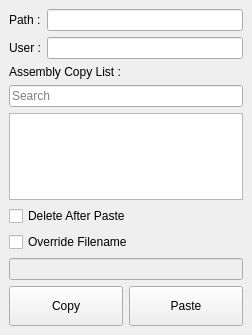
<?xml version="1.0" encoding="UTF-8"?>
<ui version="4.0">
 <class>copyAssemblyUI</class>
 <widget class="QMainWindow" name="copyAssemblyUI">
  <property name="geometry">
   <rect>
    <x>0</x>
    <y>0</y>
    <width>252</width>
    <height>335</height>
   </rect>
  </property>
  <property name="windowTitle">
   <string>Assembly Copy</string>
  </property>
  <widget class="QWidget" name="centralwidget">
   <layout class="QVBoxLayout" name="verticalLayout_2">
    <item>
     <layout class="QVBoxLayout" name="verticalLayout">
      <item>
       <layout class="QHBoxLayout" name="horizontalLayout">
        <item>
         <widget class="QLabel" name="label">
          <property name="font">
           <font>
            <pointsize>9</pointsize>
           </font>
          </property>
          <property name="text">
           <string>Path :</string>
          </property>
         </widget>
        </item>
        <item>
         <widget class="QLineEdit" name="pathLineEdit">
          <property name="font">
           <font>
            <pointsize>9</pointsize>
           </font>
          </property>
         </widget>
        </item>
       </layout>
      </item>
      <item>
       <layout class="QHBoxLayout" name="horizontalLayout_2">
        <item>
         <widget class="QLabel" name="label_2">
          <property name="font">
           <font>
            <pointsize>9</pointsize>
           </font>
          </property>
          <property name="text">
           <string>User :</string>
          </property>
         </widget>
        </item>
        <item>
         <widget class="QLineEdit" name="userLineEdit">
          <property name="font">
           <font>
            <pointsize>9</pointsize>
           </font>
          </property>
         </widget>
        </item>
       </layout>
      </item>
      <item>
       <widget class="QLabel" name="label_3">
        <property name="font">
         <font>
          <pointsize>9</pointsize>
         </font>
        </property>
        <property name="text">
         <string>Assembly Copy List :</string>
        </property>
       </widget>
      </item>
      <item>
       <widget class="QLineEdit" name="searchLineEdit">
        <property name="font">
         <font>
          <pointsize>9</pointsize>
         </font>
        </property>
        <property name="placeholderText">
         <string>Search</string>
        </property>
       </widget>
      </item>
      <item>
       <widget class="QListWidget" name="copyListWidget">
        <property name="font">
         <font>
          <pointsize>9</pointsize>
         </font>
        </property>
       </widget>
      </item>
      <item>
       <widget class="QCheckBox" name="delAfterCheckBox">
        <property name="font">
         <font>
          <pointsize>9</pointsize>
         </font>
        </property>
        <property name="text">
         <string>Delete After Paste</string>
        </property>
        <property name="checked">
         <bool>false</bool>
        </property>
       </widget>
      </item>
      <item>
       <widget class="QCheckBox" name="overrideCheckBox">
        <property name="font">
         <font>
          <pointsize>9</pointsize>
         </font>
        </property>
        <property name="text">
         <string>Override Filename</string>
        </property>
       </widget>
      </item>
      <item>
       <widget class="QLineEdit" name="filenameLineEdit">
        <property name="enabled">
         <bool>false</bool>
        </property>
        <property name="font">
         <font>
          <pointsize>9</pointsize>
         </font>
        </property>
       </widget>
      </item>
      <item>
       <layout class="QHBoxLayout" name="horizontalLayout_3">
        <item>
         <widget class="QPushButton" name="copyPushButton">
          <property name="sizePolicy">
           <sizepolicy hsizetype="Preferred" vsizetype="Preferred">
            <horstretch>0</horstretch>
            <verstretch>0</verstretch>
           </sizepolicy>
          </property>
          <property name="minimumSize">
           <size>
            <width>0</width>
            <height>40</height>
           </size>
          </property>
          <property name="font">
           <font>
            <pointsize>9</pointsize>
           </font>
          </property>
          <property name="text">
           <string>Copy</string>
          </property>
         </widget>
        </item>
        <item>
         <widget class="QPushButton" name="pastePushButton">
          <property name="sizePolicy">
           <sizepolicy hsizetype="Preferred" vsizetype="Preferred">
            <horstretch>0</horstretch>
            <verstretch>0</verstretch>
           </sizepolicy>
          </property>
          <property name="minimumSize">
           <size>
            <width>0</width>
            <height>40</height>
           </size>
          </property>
          <property name="font">
           <font>
            <pointsize>9</pointsize>
           </font>
          </property>
          <property name="text">
           <string>Paste</string>
          </property>
         </widget>
        </item>
       </layout>
      </item>
     </layout>
    </item>
   </layout>
  </widget>
 </widget>
 <resources/>
 <connections/>
</ui>
